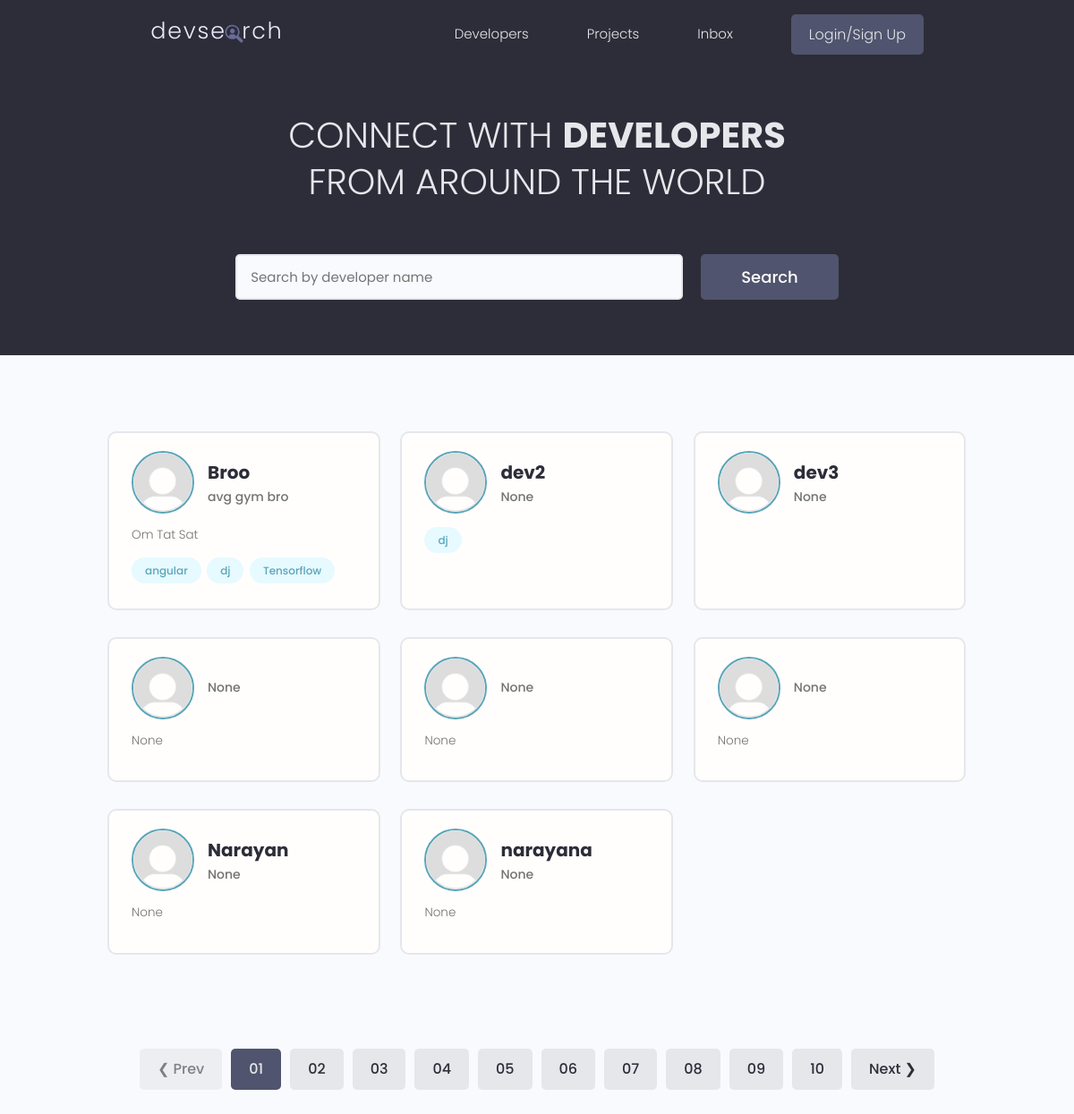
The page / on the database its author committed.
### users/models.py (models this page shows, shortened)
class Profile(models.Model):
    user = models.OneToOneField(User, on_delete = models.CASCADE, null = True, blank = True)
    name = models.CharField(max_length = 200, blank = True, null = True)
    username = models.CharField(max_length=200, blank = True, null = True)
    location = models.CharField(max_length=200, blank = True, null = True)
    email = models.EmailField(max_length = 500, blank = True, null = True)
    short_intro = models.CharField(max_length = 200, blank = True, null = True)
    bio = models.TextField(blank = True, null = True)
    profile_image = models.ImageField(null = True, blank = True, upload_to = 'profiles/', default="profiles/default.png")
    social_github = models.CharField(max_length = 200, blank=True, null = True)
    social_twitter = models.CharField(max_length = 200, blank=True, null = True)
    social_linkedin = models.CharField(max_length = 200, blank=True, null = True)
    social_youtube = models.CharField(max_length = 200, blank=True, null = True)
    social_website = models.CharField(max_length = 200, blank=True, null = True)
    created = models.DateTimeField(auto_now_add=True)
    id = models.UUIDField(default = uuid.uuid4, primary_key=True, unique=True, editable=False)

class Skill(models.Model):
    owner = models.ForeignKey(Profile, on_delete=models.CASCADE, null = True, blank = True)
    name = models.CharField(max_length=200, blank= True, null = True)
    description = models.TextField(null = True, blank = True)
    created = models.DateTimeField(auto_now_add=True)
    id = models.UUIDField(default=uuid.uuid4, unique=True,primary_key=True, editable=False)

### users/views.py (the view)
# urls.py: path('', views.profiles, name = 'profiles'),
def profiles(request):
    profiles = Profile.objects.all()
    return render(request, 'users/profiles.html', {'profiles':profiles})

### users/templates/users/profiles.html (shortened to what this page needs)
{% extends 'main.html' %}
{% block content %}
<main class="home">
    <section class="hero-section text-center">
      <div class="container container--narrow">
        <div class="hero-section__box">
          <h2>CONNECT WITH <span>DEVELOPERS</span></h2>
          <h2>FROM AROUND THE WORLD</h2>
        </div>
        <div class="hero-section__search">
          <form class="form" action="#" method="get">
            <div class="form__field">
              <input class="input input--text" id="formInput#search" type="text" name="text"
                placeholder="Search by developer name" />
            </div>
            <input class="btn btn--sub btn--lg" type="submit" value="Search" />
          </form>
        </div>
      </div>
    </section>
    <section class="devlist">
      <div class="container">
        <div class="grid grid--three">
            {% for profile in  profiles%}
          <div class="column card">
            <div class="dev">
              <a href="{% url 'profile' profile.id %}" class="card__body">
                <div class="dev__profile">
                  <img class="avatar avatar--md" src="{{profile.profile_image.url}}" alt="image" />
                  <div class="dev__meta">
                    <h3>{{profile.name}}</h3>
                    <h5>{{profile.short_intro|slice:"60"}}</h5>
                  </div>
                </div>
                <p class="dev__info">
                  {{profile.bio| slice:"150"}}
                </p>
                <div class="dev__skills">
                 {% for skill in  profile.skill_set.all|slice:"5"%}
                  <span class="tag tag--pill tag--main">
                    <small>{{skill.name}}</small>
                  </span>
                  {% endfor %}
                </div>
              </a>
            </div>
          </div>
          {% endfor %}
        </div>
      </div>
    </section>
    <div class="pagination">
      <ul class="container">
        <li><a href="#" class="btn btn--disabled">&#10094; Prev</a></li>
        <li><a href="#" class="btn btn--sub">01</a></li>
        <li><a href="#" class="btn">02</a></li>
        <li><a href="#" class="btn">03</a></li>
        <li><a href="#" class="btn">04</a></li>
        <li><a href="#" class="btn">05</a></li>
        <li><a href="#" class="btn">06</a></li>
        <li><a href="#" class="btn">07</a></li>
        <li><a href="#" class="btn">08</a></li>
        <li><a href="#" class="btn">09</a></li>
        <li><a href="#" class="btn">10</a></li>
        <li><a href="#" class="btn">Next &#10095;</a></li>
      </ul>
    </div>
  </main>
{% endblock content %}

### static/styles/app.css (style rules this page uses)
:root { --color-sub: #2d2d39; }
.btn--sub { background-color: var(--color-sub-light); }
.card { border: 2px solid var(--color-light); }
img { width: 100%; }
.hero-section { height: 40vh; display: flex; align-items: center; background-color: var(--color-sub); }
.hero-section__box { margin-bottom: 4rem; }
.hero-section__box > h2, .hero-section__box > h2 > span { font-size: 4rem; color: var(--color-light); line-height: 1.3; text-transform: uppercase; }
.hero-section__box > h2 { font-weight: 300; }
.hero-section__box > h2 > span { font-weight: 700; }
.hero-section__search > .form { display: flex; align-items: center; justify-content: center; gap: 2rem; }
.hero-section__search > .form input.input--text { width: 50rem; }
.devlist { margin-top: 8rem; }
.devlist .grid { align-items: stretch; }
.devlist .dev .dev__profile { display: flex; align-items: center; gap: 1.5rem; }
.devlist .dev .dev__meta h3 { color: var(--color-sub); font-size: 2rem; font-weight: 700; }
.devlist .dev .dev__meta h5 { color: var(--color-text); font-size: 1.4rem; font-weight: 500; }
.devlist .dev .dev__info { margin: 1.5rem 0; font-size: 1.35rem; line-height: 1.4; text-align: justify; }
.pagination { margin-top: 8rem; margin-bottom: 10rem; }
.pagination > ul { flex-wrap: wrap; list-style: none; display: flex; align-items: center; justify-content: center; gap: 1rem; }
.pagination .btn { color: var(--color-sub); }
.pagination .btn.btn--sub { color: var(--color-light); }

### static/uikit/styles/modules/_variables.css (style rules this page uses)
:root { --color-main: #5aa5b9; --color-main-light: #e6faff; --color-sub: #3f4156; --color-sub-light: #51546e; --color-sub-lighter: #ededfd; --color-text: #737373; --color-gray: #8b8b8b; --color-light: #e5e7eb; --color-light-gray: #767676; --color-bg: #f8fafd; --color-white: #fffefd; --color-white-light: #f3f3f3; --color-success: #359e64; --color-success-bg: #def8e8; --color-error: #fc4b0b; --color-error-bg: #fff2ee; --font-base: 'Poppins', arial, helvetica, 'Segoe UI', roboto, ubuntu, sans-serif; --font-monospace: 'Fira Code', 'Courier New', courier, monospace; --font-regular: 300; --font-medium: 500; --font-bold: 700; --generic-shadow: 1px 1px 5px #00000010; --generic-transition: all 0.3s ease-in-out; }

### static/uikit/styles/modules/_base.css (style rules this page uses)
* { margin: 0; padding: 0; box-sizing: border-box; text-rendering: optimizeLegibility; color: inherit; font-size: inherit; }
html { font-size: 50%; }
@media only screen and (min-width: 480px) { html { font-size: 56.25%; } }
@media only screen and (min-width: 1200px) { html { font-size: 62.5%; } }
body { line-height: 1.6; font-weight: 400; font-size: 1.5rem; color: var(--color-text); background-color: var(--color-bg); min-height: 100vh; }

### static/uikit/styles/modules/_typography.css (style rules this page uses)
* { font-family: var(--font-base); }
h2 { font-size: 3.6rem; font-weight: var(--font-bold); }
h3 { font-size: 3.2rem; font-weight: var(--font-medium); }
h5 { font-size: 2.4rem; font-weight: var(--font-medium); }
h5, h6 { font-weight: var(--font-regular); }
p, span, strong { font-size: 1.6rem; color: var(--color-text); font-weight: var(--font-regular); }
a { padding-bottom: 2px; text-decoration: none; display: inline-block; color: var(--color-main); font-weight: var(--font-medium); }

### static/uikit/styles/modules/_utilities.css (style rules this page uses)
.container { width: 92%; max-width: 165rem; margin: 0 auto; box-sizing: border-box; }
.container--narrow { width: 92%; max-width: 120rem; }
@media screen and (min-width: 1000px) { .container { width: 90%; } }
@media screen and (min-width: 1000px) { .container--narrow { width: 85%; } }
@media screen and (min-width: 1200px) { .container { width: 80%; } }
@media screen and (min-width: 1200px) { .container--narrow { width: 72%; } }
.text-center { text-align: center; }

### static/uikit/styles/modules/_avatar.css (style rules this page uses)
.avatar { border-radius: 50%; border: 2px solid var(--color-main); object-fit: cover; }
.avatar--md { height: 7rem; width: 7rem; }

### static/uikit/styles/modules/_button.css (style rules this page uses)
.btn { display: inline-block; position: relative; cursor: pointer; background-color: var(--color-light); font-weight: var(--font-medium); color: var(--color-sub); text-decoration: none; padding: 1rem 2rem; border-radius: 0.5rem; border: none; width: -webkit-fit-content; width: -moz-fit-content; width: fit-content; height: -webkit-fit-content; height: -moz-fit-content; height: fit-content; font-size: 1.6rem; outline-width: 0; outline-color: transparent; -webkit-backface-visibility: hidden; backface-visibility: hidden; transition: all 0.3s ease-in-out; }
.btn:disabled, .btn--disabled { cursor: not-allowed; opacity: 0.6; }
.btn--sub { background-color: var(--color-sub); color: var(--color-white); }
.btn--lg { font-size: 1.8rem; padding: 1.2rem 4.5rem; }

### rows shown on the page
Profile: profile_image (placeholder picture), name "Broo", short_intro "avg gym bro", bio "Om Tat Sat"
Skill: name "angular"
Skill: name "dj"
Skill: name "Tensorflow"
Profile: profile_image (placeholder picture), name "dev2", short_intro "None"
Skill: name "dj"
Profile: profile_image (placeholder picture), name "dev3", short_intro "None"
Profile: profile_image (placeholder picture), short_intro "None", bio "None"
Profile: profile_image (placeholder picture), short_intro "None", bio "None"
Profile: profile_image (placeholder picture), short_intro "None", bio "None"
Profile: profile_image (placeholder picture), name "Narayan", short_intro "None", bio "None"
Profile: profile_image (placeholder picture), name "narayana", short_intro "None", bio "None"
